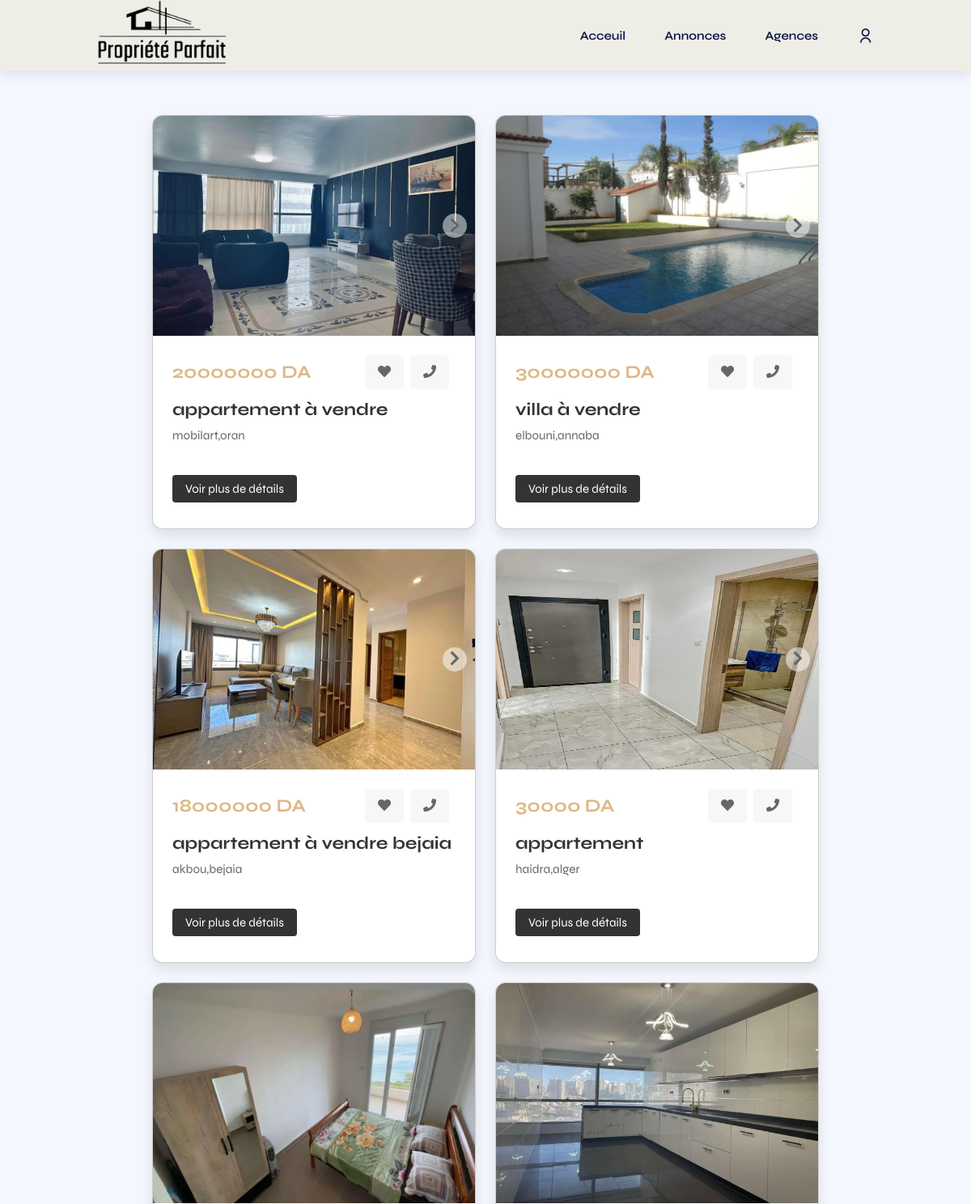
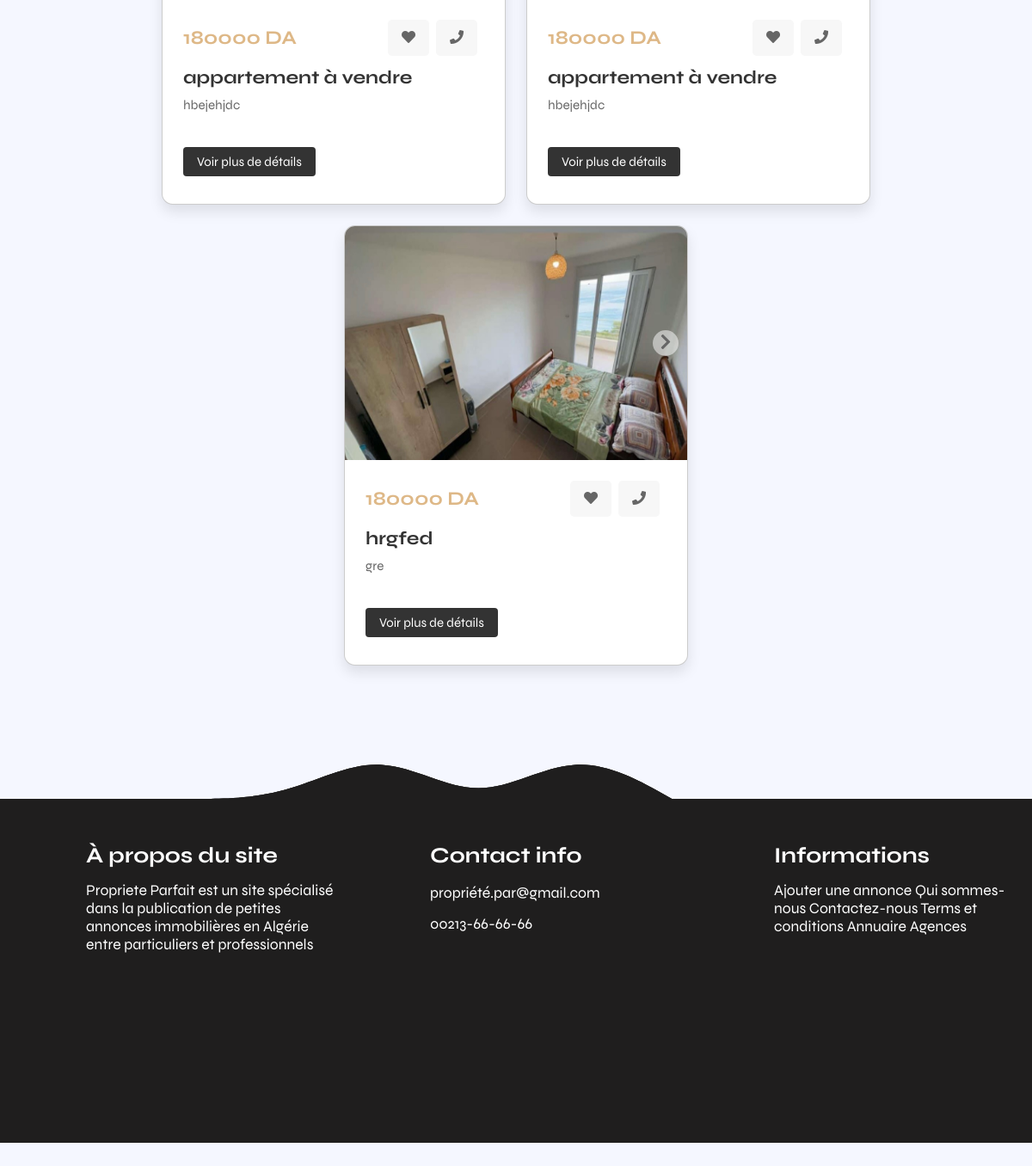
/annonce.php, run on the app's committed database (2 pictures, top to bottom).
### tables this page shows
CREATE TABLE `proprietes` (
  `id_p` int(11) NOT NULL,
  `titre` varchar(255) NOT NULL,
  `description` varchar(255) NOT NULL,
  `id_b` int(11) NOT NULL,
  `id_o` int(11) NOT NULL,
  `prix` int(11) NOT NULL,
  `piece` int(10) NOT NULL,
  `superficie` int(11) NOT NULL,
  `id_w` int(11) NOT NULL,
  `emplacement` varchar(255) NOT NULL,
  `id` int(11) NOT NULL
);

### annonce.php (the view, shortened to what this page needs)
<?php
include 'connection.php';
if (!isset($_SESSION['id'])) {
$sql_announcements = "SELECT proprietes.*, GROUP_CONCAT(Images.path) AS image_paths
                      FROM proprietes
                      LEFT JOIN Images ON proprietes.id_p = Images.id_p
                      GROUP BY proprietes.id_p
                      ";
$result_announcements = mysqli_query($con, $sql_announcements);
}
?>
<!DOCTYPE html>
<html lang="en">
<head>
  <link rel="stylesheet" href="accueil.css">
  <link rel="stylesheet" href="https://cdnjs.cloudflare.com/ajax/libs/font-awesome/5.15.4/css/all.min.css">
</head>
<?php
  if (isset($_SESSION['id']) && isset($_SESSION['username'])) {
    include 'navbar_loggedin.php';
  } else {
    include 'navbar.php';
  }
  ?>
<div class="recherche">
    <form action="cherche.php" method="post">
    <label for="">À la recherche de</label>
    <label for="">Type de l'opération</label>
    <label for="">wilaya</label>
    <label for="">Dimension</label>
    <label for="">prix</label>
    </form>
  </div>
  <div class="announcements">
    <?php
    if (mysqli_num_rows($result_announcements) > 0) {
      while ($row = mysqli_fetch_assoc($result_announcements)) {
        echo '<div class="announcement">';
          echo '<div class="slider">';
            echo '<button class="next"><i class="fas fa-chevron-right"></i></button>';
            echo '<div class="slider-container">';
              $image_paths = explode(",", $row['image_paths']);
              if (!empty($image_paths)) {
                foreach ($image_paths as $image_path) {
                  echo '<img src="' . $image_path . '" alt="Announcement Image">';
                }
              }
            echo '</div>';
          echo '</div>';
          echo '<div class="content">';
            echo '<div class="price">';
              echo '<h3>' . $row['prix'] . ' DA</h3>';
              if (!isset($_SESSION['id'])) {
                echo '<a href="#" onclick="alert(\'You have to log in first.\');" class="fas fa-heart"></a>';
            } else {
                $is_favorite = in_array($row['id_p'], $user_favorites) ? 'is-favorite' : '';
                echo '<a href="save_to_favorites.php?id=' . $row['id_p'] . '" class="fas fa-heart ' . $is_favorite . '"></a>';
            }
              echo '<a href="#" class="fas fa-phone"></a>';
            echo '</div>';
            echo '<div class="location">';
              echo '<h3>' . $row['titre'] . '</h3>';
              echo '<p>' . $row['emplacement'] . '</p>';
            echo '</div>';
            echo '<div class="details">';
              echo '<a href="announcement_details.php?id=' . $row['id_p'] . '" class= "btn">Voir plus de détails</a>';
            echo '</div>';
          echo '</div>';
        echo '</div>';
      }
    } else {
      echo '<p>Aucune annonce disponible pour le moment.</p>';
    }
    ?>
  </div>
<?php include'footer.php' ?>
</body>
</html>

### navbar.php (shortened to what this page needs)
<!DOCTYPE html>
<html lang="fr">
<head>
<link rel="stylesheet" href="nav.css">
<link rel="stylesheet" href="https://cdnjs.cloudflare.com/ajax/libs/remixicon/4.2.0/remixicon.css">
</head>
<body>
    <header class="header" id="header">
        <nav class="nav container">
        <a href="accueil.php" class="nav__logo"><img src="Images/userinfo/logo.png" alt="logo"></a>
            <div class="nav__menu" id="nav-menu">
                <ul class="nav__list">
                    <li class="nav__item"><a href="accueil.php" class="nav__link">Acceuil</a></li>
                    <li class="nav__item"><a href="annonce.php" class="nav__link">Annonces</a></li>
                    <li class="nav__item"><a href="agences.php" class="nav__link">Agences</a></li>
                </ul>
            </div>
            <div class="nav__actions">
                <i class="ri-user-line nav__login" id="login-btn"></i>
            </div>
        </nav>
    </header>
</body>
</html>

### footer.php (shortened to what this page needs)
<!DOCTYPE html>
<html lang="fr">
<head>
</head>
<body>
<footer class="footer">
  <div class="waves">
    <div class="wave" id="wave1"></div>
    <div class="wave" id="wave3"></div>
  </div>
  <div class="col">
    <h3>À propos du site</h3>
    <P>Propriete Parfait est un site spécialisé dans la publication de petites annonces immobilières en Algérie entre particuliers et professionnels</P>
  </div>
  <div class="col">
    <h3>Contact info</h3><br>
    <a class="email" href="mailto:propriété.par@gmail.com">propriété.par@gmail.com</a><br />
    <p> 00213-66-66-66</p>
  </div>
  <div class="col">
    <h3>Informations</h3>
    <p class="menu">
 Ajouter une annonce
 Qui sommes-nous
 Contactez-nous
 Terms et conditions
 Annuaire Agences
</p>
  </div>
</footer>
</body>
</html>

### accueil.css (style rules this page uses)
* { margin: 0; padding: 0; box-sizing: border-box; }
.announcements { display: flex; justify-content: center; flex-wrap: wrap; margin-top: 65px; gap: 1.5rem; transition: transform 0.5s ease; padding: 5px; }
.announcements .announcement { border: 0.1rem solid rgba(0, 0, 0, 0.2); box-shadow: 0 0.5rem 1rem rgba(0, 0, 0, 0.1); border-radius: 0.8rem; overflow: hidden; background: #fff; flex: 0 1 25rem; }
.slider { position: relative; overflow: hidden; }
.announcements .announcement .slider-container { overflow: hidden; position: relative; width: 100%; height: 17rem; }
.announcements .announcement .slider-container img { width: 100%; height: 100%; margin: 0 auto; transition: 0.2s linear; }
.announcements .announcement .content { padding: 1.5rem; }
.announcements .announcement .content .price { display: flex; align-items: center; }
.announcements .announcement .content .price h3 { color: #deb887; font-size: 1.4rem; margin-right: auto; }
.announcements .announcement .content .price a { color: #666; font-size: 1rem; margin-right: 0.5rem; border-radius: 0.3rem; height: 2.6rem; width: 3rem; line-height: 2.6rem; text-align: center; background: #f7f7f7; }
.announcements .announcement .content .location { padding: 0.8rem 0; }
.announcements .announcement .content .location h3 { font-size: 1.35rem; color: #333; }
.announcements .announcement .content .location p { font-size: 0.95rem; color: #666; line-height: 1.5; padding-top: 0.5rem; }
.announcements .announcement .content .details { padding: 0.5rem 0; }
.announcements .announcement .content .details .btn { margin-top: 16px; display: inline-block; padding: 8px 16px; border-radius: 4px; color: #fff; background: #333; text-decoration: none; cursor: pointer; }
.prev, .next { position: absolute; height: 30px; width: 30px; background: #ffffff80; background-size: 100%; border-radius: 50px; margin-top: auto; margin-bottom: auto; top: 50%; transform: translateY(-50%); cursor: pointer; font-size: 20px; color: #666; z-index: 1; }
.next { right: 10px; }
.recherche { margin-top: 20px; margin-bottom: 20px; }
.recherche { background-color: rgb(48, 47, 47, 0.7); padding: 20px; width: 85%; margin-left: 100px; border-radius: 20px; color: white; margin-top: -30px; opacity: 0, 6; }

### nav.css (style rules this page uses)
* { box-sizing: border-box; padding: 0; margin: 0; }
html { scroll-behavior: smooth; }
body, input, button { font-family: "Syne", sans-serif; font-size: .938rem; }
body { background-color: hsl(230, 100%, 98%); color: hsl(230, 12%, 40%); }
input, button { border: none; outline: none; }
ul { list-style: none; }
a { text-decoration: none; }
img { display: block; max-width: 100%; height: auto; width: 80%; }
.container { max-width: 1720px; margin-inline: 1.5rem; }
.header { position: fixed; top: 0; left: 0; width: 100%; background-color: #eeeee7; box-shadow: 0 2px 16px hsla(230, 75%, 32%, .15); z-index: 100; }
.nav { height: 3.5rem; display: flex; justify-content: space-between; align-items: center; width: 100%; padding: 10px 10%; display: flex; position: relative; }
.nav__logo { color: hsl(230, 75%, 15%); font-weight: 600; transition: color .4s; width: 200px; }
.nav__actions { display: flex; align-items: center; column-gap: 1rem; }
.nav__login, .nav__toggle, .nav__close { font-size: 1.25rem; color: hsl(230, 75%, 15%); cursor: pointer; transition: color .4s; }
:is(.nav__logo, .nav__login, .nav__toggle, .nav__link):hover { color: hsla(34, 12%, 46%, 0.849); }
.nav__list { display: flex; flex-direction: column; row-gap: 2.5rem; text-align: center; }
.nav__link { color: hsl(230, 75%, 15%); font-weight: 600; transition: color .4s; }
@media screen and (min-width: 1023px) { .nav { height: calc(3.5rem + 2rem); column-gap: 3rem; } }
@media screen and (min-width: 1023px) { .nav__menu { margin-left: auto; } }
@media screen and (min-width: 1023px) { .nav__list { flex-direction: row; column-gap: 3rem; } }
@media screen and (min-width: 1150px) { .container { margin-inline: auto; } }
button { width: 60%; margin: 10px auto; justify-content: center; display: block; color: #fff; background: #573b8a; font-size: 1em; font-weight: bold; margin-top: 20px; outline: none; border: none; border-radius: 5px; transition: .2s ease-in; cursor: pointer; }

### data on the page
proprietes: prix "20000000", titre "appartement à vendre", emplacement "mobilart,oran"
proprietes: prix "30000000", titre "villa à vendre", emplacement "elbouni,annaba"
proprietes: prix "18000000", titre "appartement à vendre bejaia", emplacement "akbou,bejaia"
proprietes: prix "30000", titre "appartement", emplacement "haidra,alger"
proprietes: prix "180000", titre "appartement à vendre", emplacement "hbejehjdc"
proprietes: shows a picture, prix "180000", titre "appartement à vendre", emplacement "hbejehjdc"
proprietes: prix "180000", titre "hrgfed", emplacement "gre"
